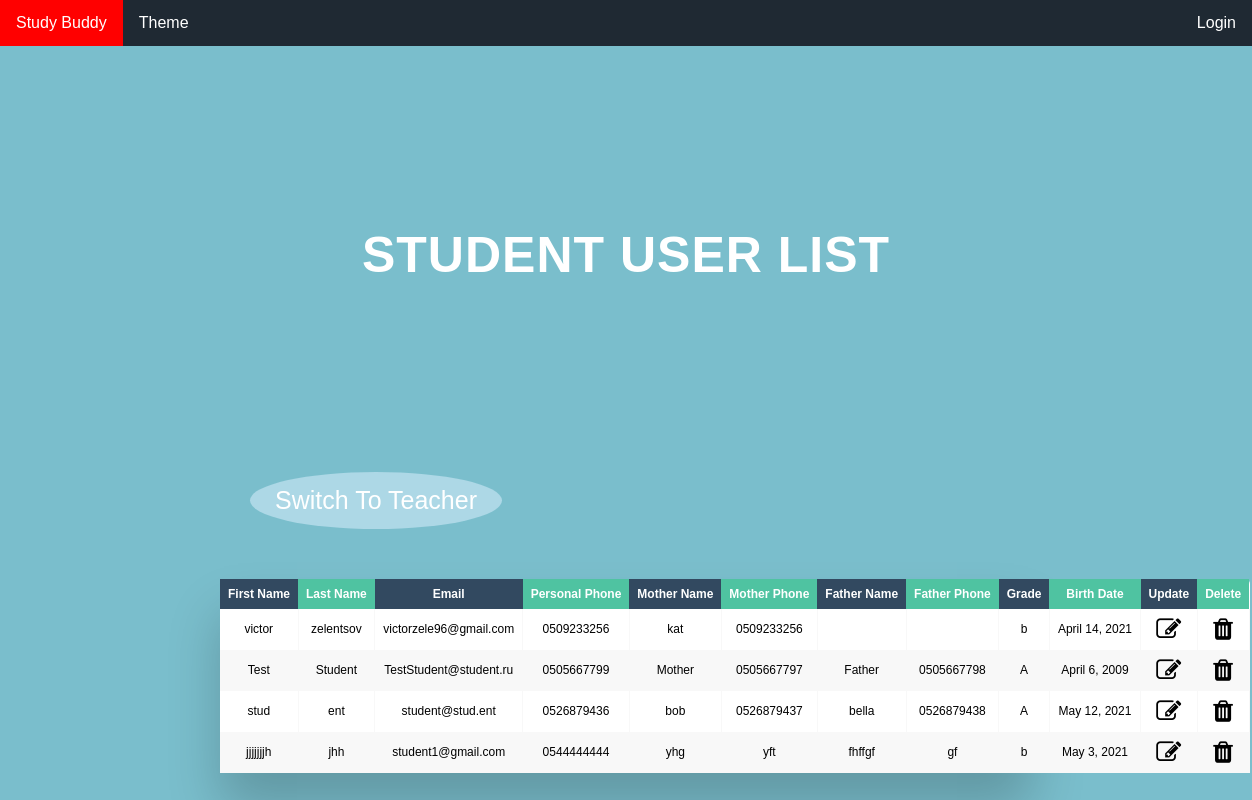
Page /school/user_details/ on the earlier database version.
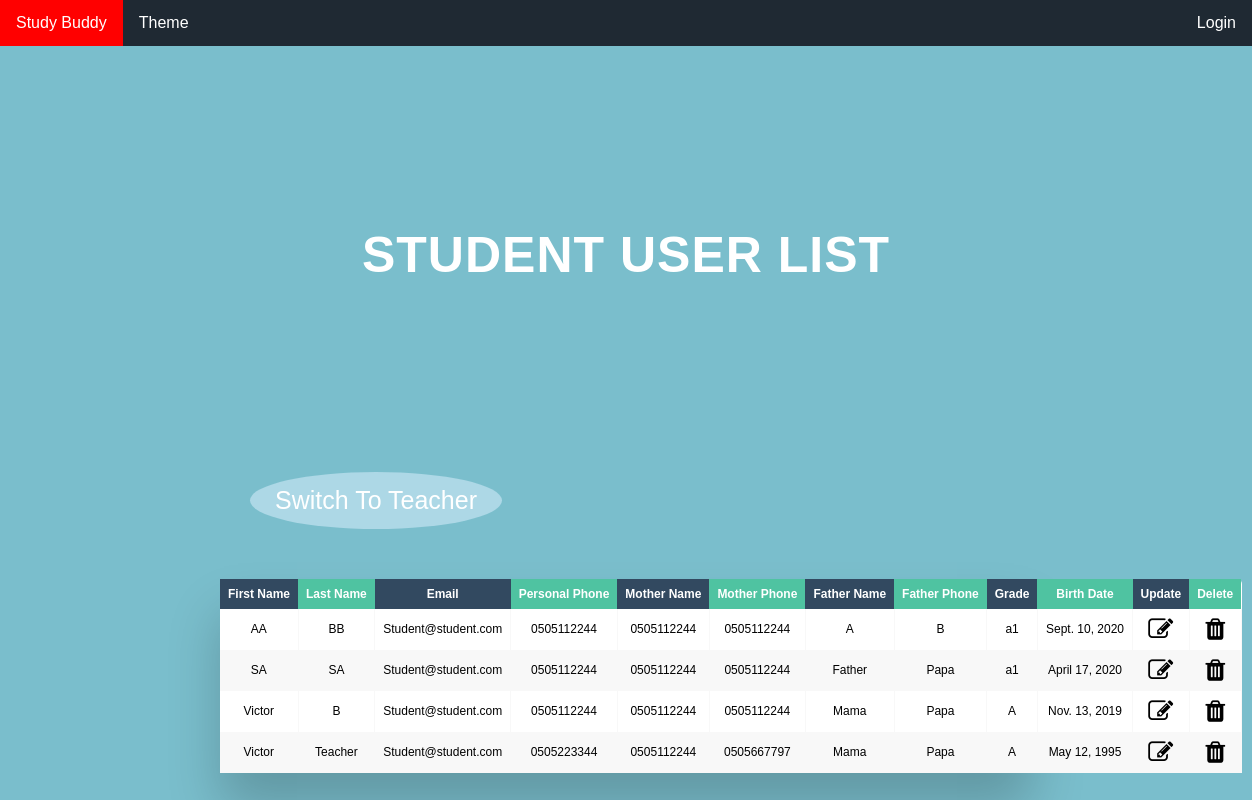
Same page on the later database version.
### StudyBuddy/models.py (models this page shows, shortened)
class StudentForm(models.Model):
    user = models.OneToOneField(User, null=True, on_delete=models.CASCADE)
    grade = models.CharField("grade", max_length=50)
    birth_date = models.DateField("Birth Date", blank=True)
    personalPhone = models.CharField("Personal Phone", max_length=10, blank=True)
    parentName_M = models.CharField("mother name", max_length=20)  # mother = _M
    parentPhone_M = models.CharField("mother phone", max_length=10)
    parentName_F = models.CharField("father name", max_length=20, blank=True)
    parentPhone_F = models.CharField("father phone", max_length=10, blank=True)
    theme = models.IntegerField(default=0)

### StudyBuddy/views.py (the view)
# urls.py: path("school/user_details/", views.get_users, name="user_details"),
def get_users(request):
    students = StudentExtra.objects.all()
    return render(request, '../templates/school/User_list.html', {'students': students})

### templates/school/User_list.html (shortened to what this page needs)
{% extends 'school/schoolHome.html' %}
{% load static %}
{% block title %}
    <head>
        <link type="text/css" rel="stylesheet" href="{% static 'styles/userList.css' %}" />
        <link rel="stylesheet" href="https://cdnjs.cloudflare.com/ajax/libs/font-awesome/4.7.0/css/font-awesome.min.css">
    </head>
    <h2 style="text-align: center; font-size: 50px">Student User List</h2>
{% endblock %}
{% block content %}
    <a class="switch-user-view" href="{% url 'teacher_details'  %}"> Switch To Teacher </a>
    <div id="student" class="table-wrapper">
        <table class="fl-table">
            <thead>
            <tr>
                <th>First Name</th>
                <th>Last Name</th>
                <th>Email</th>
                <th>Personal Phone</th>
                <th>Mother Name</th>
                <th>Mother Phone</th>
                <th>Father Name</th>
                <th>Father Phone</th>
                <th>Grade</th>
                <th>Birth Date</th>
                <th>Update</th>
                <th>Delete</th>
            </tr>
            </thead>
            <tbody>
            {% for s in students %}
                <tr>
                    <td> {{s.user.first_name }}</td>
                    <td> {{s.user.last_name}}</td>
                    <td> {{s.user.email }}</td>
                    <td> {{s.personalPhone}}</td>
                    <td> {{s.parentName_M}}</td>
                    <td> {{s.parentPhone_M}}</td>
                    <td> {{s.parentName_F}}</td>
                    <td> {{s.parentPhone_F}}</td>
                    <td> {{s.grade }}</td>
                    <td> {{s.birth_date}}</td>
                    <td><a class="" href="{% url 'student_update_from_school' s.id %}">  <i style="font-size: 25px; color: black" class="fa fa-edit"></i> </a></td>
                    <td><a class="" href="{% url 'delete-student-from-school' s.id  %}">  <i style="font-size: 25px; color: black" class="fa fa-trash"></i> </a></td>
                </tr>
            {% endfor %}
        </table>
    </div>
{% endblock %}

Differences in the rows shown:
removed StudentForm: user.first_name "stud", user.last_name "ent", user.email "student@stud.ent", personalPhone "0526879436", parentName_M "bob", parentPhone_M "0526879437", parentName_F "bella", parentPhone_F "0526879438", grade "A", birth_date "May 12, 2021"
removed StudentForm: user.first_name "jjjjjjjh", user.last_name "jhh", user.email "student1@gmail.com", personalPhone "0544444444", parentName_M "yhg", parentPhone_M "yft", parentName_F "fhffgf", parentPhone_F "gf", grade "b", birth_date "May 3, 2021"
added StudentForm: user.first_name "AA", user.last_name "BB", user.email "Student@student.com", personalPhone "0505112244", parentName_M "0505112244", parentPhone_M "0505112244", parentName_F "A", parentPhone_F "B", grade "a1", birth_date "Sept. 10, 2020"
changed StudentForm: user.first_name "victor" → "SA"; user.last_name "zelentsov" → "SA"; user.email "victorzele96@gmail.com" → "Student@student.com"; personalPhone "0509233256" → "0505112244"; parentName_M "kat" → "0505112244"; parentPhone_M "0509233256" → "0505112244"; parentName_F (not shown) → "Father"; parentPhone_F (not shown) → "Papa"; grade "b" → "a1"; birth_date "April 14, 2021" → "April 17, 2020"
changed StudentForm: user.first_name "Test" → "Victor"; user.last_name "Student" → "B"; user.email "TestStudent@student.ru" → "Student@student.com"; personalPhone "0505667799" → "0505112244"; parentName_M "Mother" → "0505112244"; parentPhone_M "0505667797" → "0505112244"; parentName_F "Father" → "Mama"; parentPhone_F "0505667798" → "Papa"; birth_date "April 6, 2009" → "Nov. 13, 2019"
added StudentForm: user.first_name "Victor", user.last_name "Teacher", user.email "Student@student.com", personalPhone "0505223344", parentName_M "0505112244", parentPhone_M "0505667797", parentName_F "Mama", parentPhone_F "Papa", grade "A", birth_date "May 12, 1995"
